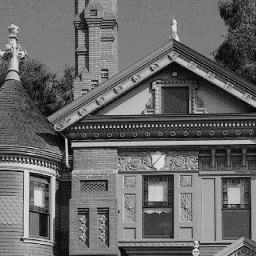
#> input picture house.bmp, 256 x 256 px, found by its file name
$ python image-solution.py   (older library calls are emulated)
#> lines starting #> are read from the running program, lines starting #| are printed output that depends on the picture; after the words box and inside, x2 and y2 are one past the last pixel; in counts of white or black regions, pixels touching at a corner belong together
import cv2
import numpy as np
from scipy.fft import fft2, ifft2, fftshift, ifftshift
import matplotlib.pyplot as plt
plt.rcParams['font.sans-serif'] = ['SimHei']  # 设置中文显示
plt.rcParams['axes.unicode_minus'] = False  # 解决负号显示问题


# 原始图像与幅度谱：
# 原始图像显示房屋等建筑结构。
# 幅度谱显示图像的频率分布，中心区域较亮（低频），周围区域较暗（高频）。
# 低通滤波后图像：
# 图像变得模糊，边缘和细节减少。
# 整体结构仍然可见，但不够清晰。
# 高通滤波后图像：
# 主要显示边缘和细节。
# 背景变得暗淡或消失，只剩下轮廓和边缘线。
# Sobel X 和 Sobel Y 方向：
# Sobel X 方向显示水平方向上的边缘。
# Sobel Y 方向显示垂直方向上的边缘。
# 边缘线出现在图像中亮度变化较大的地方。
# https://www.woshicver.com/

#半径
r = 50

# 读取图像
image = cv2.imread('../house.bmp', cv2.IMREAD_GRAYSCALE)
#> image is the input picture: shape (256, 256); min 0, max 243, mean 104.1
plt.figure(figsize=(8, 4))
plt.subplot(121)
plt.imshow(image, cmap='gray'), plt.title('原始图像')
plt.axis('off')

# 二维傅里叶变换
f = fft2(image)
fshift = fftshift(f)

# 显示频谱图
magnitude_spectrum = 20 * np.log(np.abs(fshift))
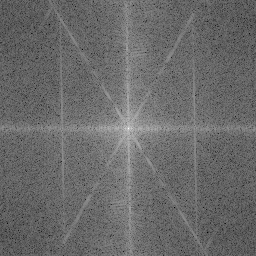
#> magnitude_spectrum: shape (256, 256) float64; min 55.58, max 314.7, mean 163.7; drawn with min black and max white
plt.subplot(122)
plt.imshow(magnitude_spectrum, cmap='gray'), plt.title('幅度谱')
plt.axis('off')
plt.show()
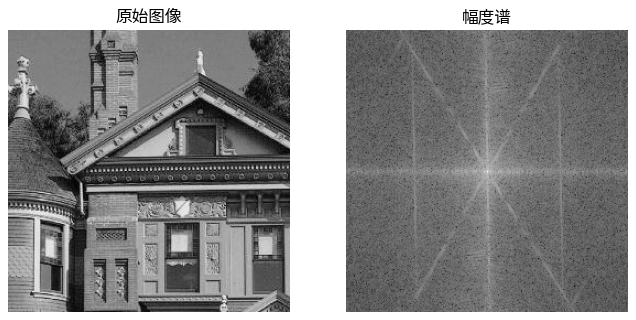
#> figure drawn by matplotlib, 2 panels

# 设定截止频率
rows, cols = image.shape
#> rows = 256; cols = 256
crow, ccol = rows // 2, cols // 2
#> crow = 128; ccol = 128

# 创建低通滤波器低通滤波器是一个以频谱中心为圆心、半径为 r 的圆，圆内值为 1，
# 表示允许低频信号通过；圆外值为 0，表示衰减高频信号。高通滤波器则是用 1 减去低通滤波器得到的。
# 滤波后的频域图像通过逆傅里叶变换转换回空间域，得到滤波后的图像。·
low_pass_filter = np.zeros((rows, cols), np.uint8)
cv2.circle(low_pass_filter, (ccol, crow), r, 1, -1)
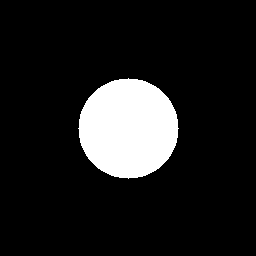
#> low_pass_filter: shape (256, 256); values 0 (black) and 1 (white), 12% white; 1 white region, box (x1, y1, x2, y2) and area: (78, 78, 179, 179) 7845

# 应用低通滤波器
f_low_pass = fshift * low_pass_filter
f_low_pass_ishift = ifftshift(f_low_pass)
img_back_low_pass = ifft2(f_low_pass_ishift)
img_back_low_pass = np.abs(img_back_low_pass)
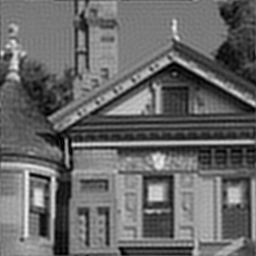
#> img_back_low_pass: shape (256, 256) float64; min 0.00374, max 239.8, mean 104.1

# 显示低通滤波后的图像
plt.figure(figsize=(8, 4))
plt.subplot(121), plt.imshow(img_back_low_pass, cmap='gray'), plt.title('低通滤波后图像')
plt.axis('off')

# 创建高通滤波器
high_pass_filter = np.ones((rows, cols), np.uint8) - low_pass_filter

# 应用高通滤波器
f_high_pass = fshift * high_pass_filter
f_high_pass_ishift = ifftshift(f_high_pass)
img_back_high_pass = ifft2(f_high_pass_ishift)
img_back_high_pass = np.abs(img_back_high_pass)
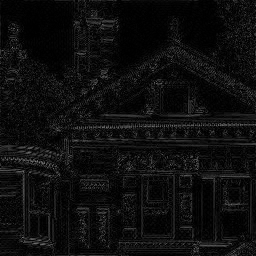
#> img_back_high_pass: shape (256, 256) float64; min 1.14e-05, max 128.8, mean 14.4

# 显示高通滤波后的图像
plt.subplot(122), plt.imshow(img_back_high_pass, cmap='gray'), plt.title('高通滤波后图像')
plt.axis('off')
plt.show()

# 计算二维一阶差分结果
sobelx = cv2.Sobel(image, cv2.CV_64F, 1, 0, ksize=5)
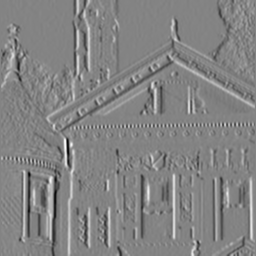
#> sobelx: shape (256, 256) float64; min -8916, max 8334, mean -11.7; drawn with min black and max white
sobely = cv2.Sobel(image, cv2.CV_64F, 0, 1, ksize=5)
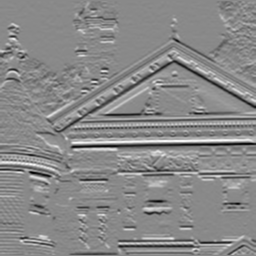
#> sobely: shape (256, 256) float64; min -8207, max 7042, mean -12.8; drawn with min black and max white

# 显示Sobel X方向的结果
plt.figure(figsize=(8, 4))
plt.subplot(121), plt.imshow(sobelx, cmap='gray'), plt.title('Sobel X 方向')
plt.axis('off')

# 显示Sobel Y方向的结果
plt.subplot(122), plt.imshow(sobely, cmap='gray'), plt.title('Sobel Y 方向')
plt.axis('off')
plt.show()
